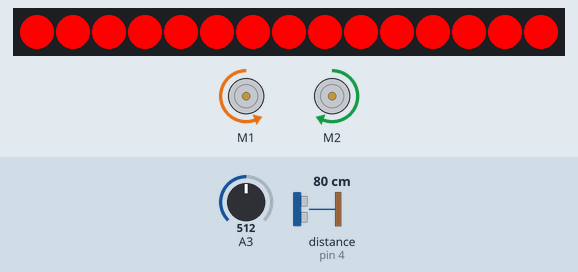
Simulated run of this sketch. Board: Arduino Uno, built with avr-gcc and run on an emulated ATmega328P. On the bench: 15 RGB LEDs in strip order, left to right, 2 × DC motor (green arrow = forward, orange = backward, longer = faster). The test bench sets the inputs (shaded band); at power-on: A3 = 512, distance to the obstacle (sensor on pin 4) 80 cm. Dim RGB values are drawn brighter than linear; random numbers use the default seed unless the sketch sets one.

Above: at 1.2 s.
1.3 s: A3 set to 245
At 2.6 s:
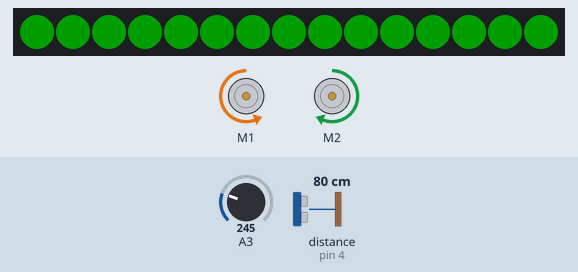
2.9 s: A3 set to 122
At 4.2 s:
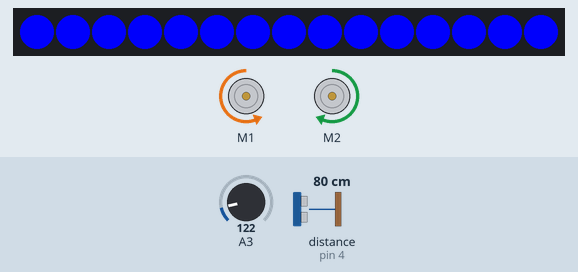
4.5 s: A3 set to 0
At 5.7 s:
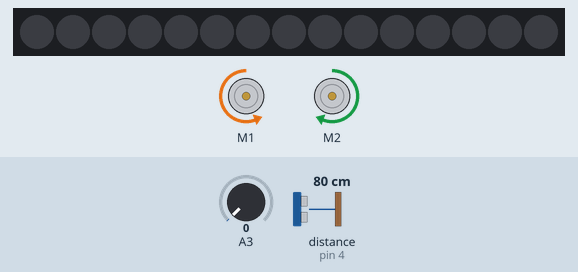
6.0 s: distance to the obstacle (sensor on pin 4) set to 16 cm
7.5 s: distance to the obstacle (sensor on pin 4) set to 12 cm
At 8.0 s:
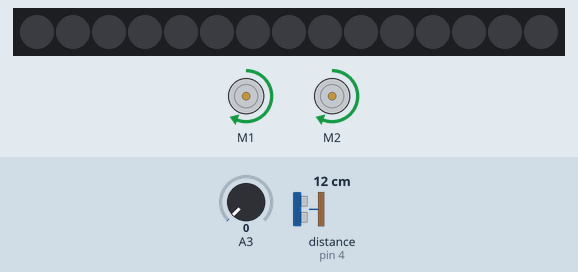
10.5 s: A3 set to 25
At 11.5 s:
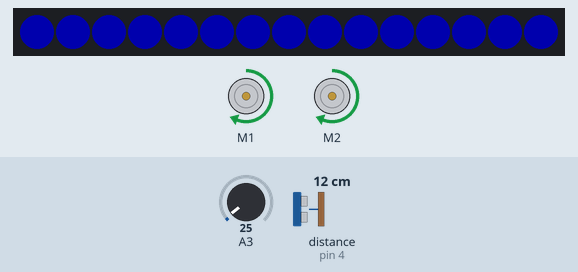
Timing chart, 0 to 14.5 s (numbered marks = the images above; inputs shaded):
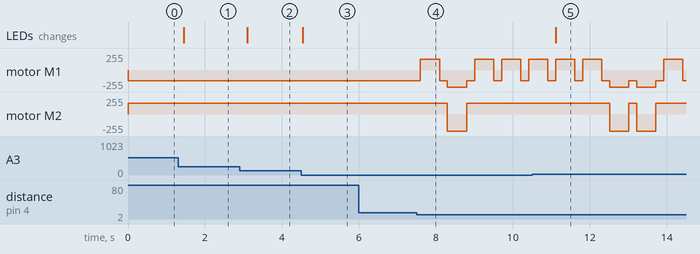

Measured:
- the behaviour switches between 15 and 14 cm on distance to the obstacle (sensor on pin 4) (found by bisection; images 3 and 4)
- after the input at 1.3 s, the LEDs: change after 0.15 s (image 1)
- after the input at 2.9 s, the LEDs: change after 0.20 s (image 2)
- after the input at 4.5 s, the LEDs: change at once (image 3)
- after the input at 6.0 s, every drawn part: stays the same
- after the input at 7.5 s, motor M1: backward 160/255 → forward 160/255 after 0.10 s, → backward 160/255 0.50 s later, → backward 255/255 0.20 s later, → backward 160/255 0.50 s later, … (9 changes in this stretch); motor M2: forward 160/255 → backward 255/255 after 0.80 s, → forward 160/255 0.50 s later
- after the input at 10.5 s, the LEDs: change after 0.61 s (image 5)

The sketch:

WallAvoidance.ino
```cpp
#ifndef WALL_AVOIDANCE_INO
#define WALL_AVOIDANCE_INO

#include <MeOrion.h>

#define MAX_SOUND_STRENGTH 512
#define MIN_DISTANCE_CM 15.0
#define SPEED 160
#define TURN_DELAY_MS 1000
#define DEFAULT_DELAY_MS 200

MeSoundSensor SoundSensor(PORT_8);
MeRGBLed Led(PORT_3, SLOT_1, 15);
MeUltrasonicSensor UltrasonicSensor(PORT_4);
MeDCMotor MotorL(M1);
MeDCMotor MotorR(M2);
const int16_t Degrees[2] = { -90, 90 };
const int16_t Noises[2] = { 150, 256 };

void setup() {
#ifdef DEBUG
  Serial.begin(9600);
#endif

  randomSeed(analogRead(0));
}

void loop() {

  int16_t strength = soundStrength();
  setLed(strength);

  double cm = distanceCm();
  if (cm > 0.0 && cm < MIN_DISTANCE_CM)
    turn(Degrees[random(0, 2)]);

  moveForward();

  delay(DEFAULT_DELAY_MS);
}

static int16_t soundStrength() {
  int16_t strength = SoundSensor.strength();
#ifdef DEBUG
  Serial.print("sound.strength: ");
  Serial.println(strength);
#endif
  return strength;
}

static void setLed(int16_t val) {
  double f = 256.0;

  if (val < Noises[0]) {
    f /= Noises[0];

    Led.setColor(0, 0, val * ceil(f));
    Led.show();

    return;
  }

  if (val < Noises[1]) {
    val -= Noises[0];
    f /= (Noises[1] - Noises[0]);

    Led.setColor(0, val * ceil(f), 0);
    Led.show();

    return;
  }

  val -= Noises[1];
  if (val < 1) val = 1;
  if (val > 255) val = 255;

  Led.setColor(val, 0, 0);
  Led.show();
}

static double distanceCm() {
  double cm = UltrasonicSensor.distanceCm();
#ifdef DEBUG
  Serial.print("distance cm: ");
  Serial.println(cm);
#endif
  return cm;
}

// degrees: -180 to 180. Positive number for turning right, negative number for turning left.
static void turn(int16_t degrees) {
  if (degrees == 0) return;

  byte dir = (degrees < 0) ? 1 : -1;
  double ms = TURN_DELAY_MS * (abs(degrees) / 180.0);

  MotorL.run(dir * SPEED);
  MotorR.run(dir * SPEED);

  delay(round(ms));
}

static void moveForward() {
  MotorL.run(-SPEED);
  MotorR.run(SPEED);
}

#endif
```
